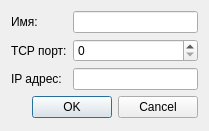
<?xml version="1.0" encoding="UTF-8"?>
<ui version="4.0">
 <class>DialogControllerAdd</class>
 <widget class="QDialog" name="DialogControllerAdd">
  <property name="geometry">
   <rect>
    <x>0</x>
    <y>0</y>
    <width>209</width>
    <height>131</height>
   </rect>
  </property>
  <property name="windowTitle">
   <string>Контроллер</string>
  </property>
  <layout class="QGridLayout" name="gridLayout">
   <item row="0" column="0">
    <widget class="QLabel" name="label">
     <property name="text">
      <string>Имя:</string>
     </property>
    </widget>
   </item>
   <item row="0" column="1">
    <widget class="QLineEdit" name="lineEditName"/>
   </item>
   <item row="1" column="0">
    <widget class="QLabel" name="label_2">
     <property name="text">
      <string>TCP порт:</string>
     </property>
    </widget>
   </item>
   <item row="1" column="1">
    <widget class="QSpinBox" name="spinBoxPort">
     <property name="maximum">
      <number>65535</number>
     </property>
    </widget>
   </item>
   <item row="2" column="0">
    <widget class="QLabel" name="label_3">
     <property name="text">
      <string>IP адрес:</string>
     </property>
    </widget>
   </item>
   <item row="2" column="1">
    <widget class="QLineEdit" name="lineEditIP"/>
   </item>
   <item row="3" column="0" colspan="2">
    <widget class="QDialogButtonBox" name="buttonBox">
     <property name="orientation">
      <enum>Qt::Horizontal</enum>
     </property>
     <property name="standardButtons">
      <set>QDialogButtonBox::Cancel|QDialogButtonBox::Ok</set>
     </property>
    </widget>
   </item>
  </layout>
 </widget>
 <resources/>
 <connections>
  <connection>
   <sender>buttonBox</sender>
   <signal>accepted()</signal>
   <receiver>DialogControllerAdd</receiver>
   <slot>accept()</slot>
   <hints>
    <hint type="sourcelabel">
     <x>248</x>
     <y>254</y>
    </hint>
    <hint type="destinationlabel">
     <x>157</x>
     <y>274</y>
    </hint>
   </hints>
  </connection>
  <connection>
   <sender>buttonBox</sender>
   <signal>rejected()</signal>
   <receiver>DialogControllerAdd</receiver>
   <slot>reject()</slot>
   <hints>
    <hint type="sourcelabel">
     <x>316</x>
     <y>260</y>
    </hint>
    <hint type="destinationlabel">
     <x>286</x>
     <y>274</y>
    </hint>
   </hints>
  </connection>
 </connections>
</ui>
